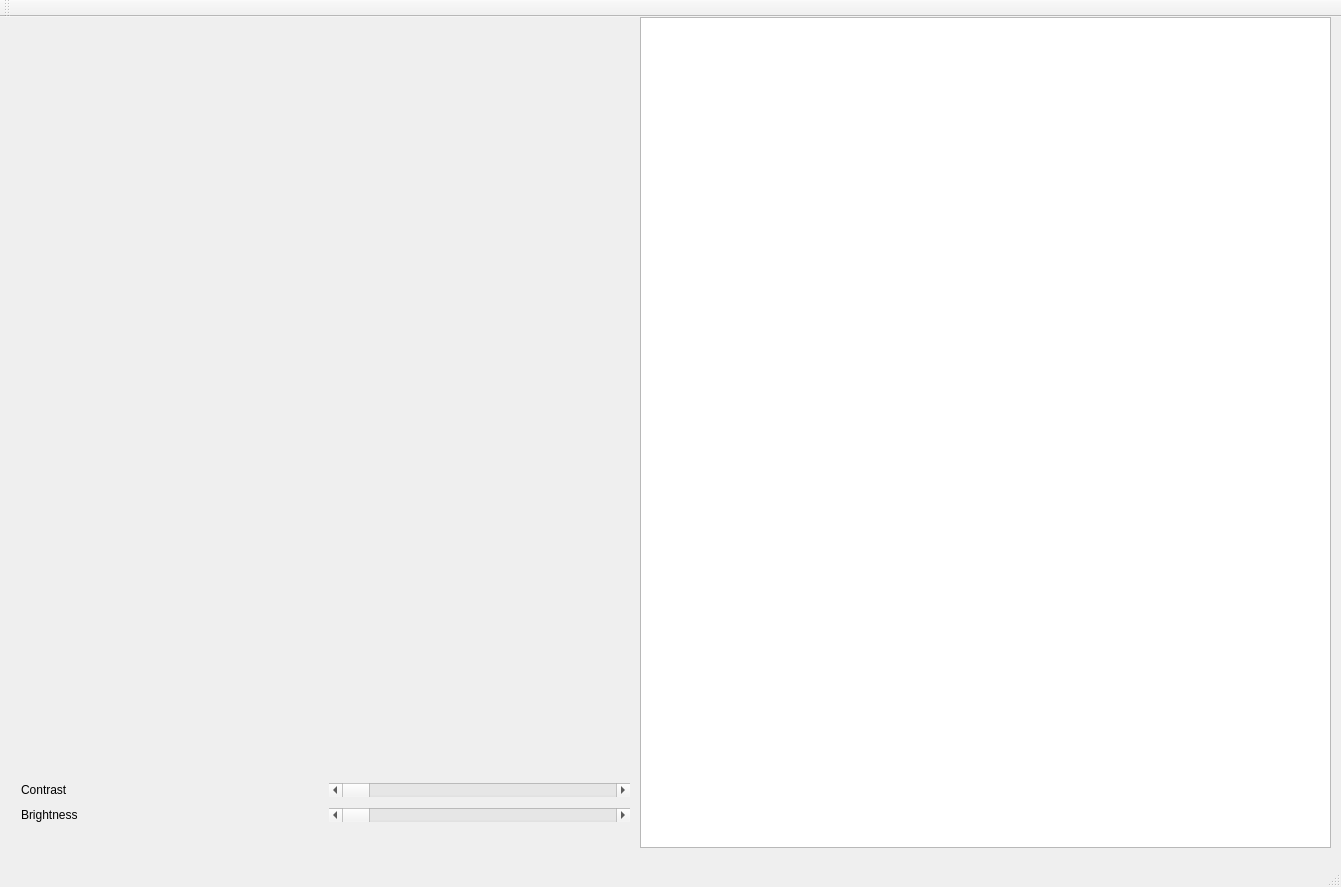
<?xml version="1.0" encoding="UTF-8"?>
<ui version="4.0">
 <class>MainWindow</class>
 <widget class="QMainWindow" name="MainWindow">
  <property name="geometry">
   <rect>
    <x>0</x>
    <y>0</y>
    <width>1341</width>
    <height>887</height>
   </rect>
  </property>
  <property name="windowTitle">
   <string>MainWindow</string>
  </property>
  <widget class="QWidget" name="centralWidget">
   <widget class="QCustomPlot" name="widget" native="true">
    <property name="geometry">
     <rect>
      <x>9</x>
      <y>-1</y>
      <width>631</width>
      <height>741</height>
     </rect>
    </property>
   </widget>
   <widget class="QGraphicsView" name="graphicsView">
    <property name="geometry">
     <rect>
      <x>640</x>
      <y>0</y>
      <width>691</width>
      <height>831</height>
     </rect>
    </property>
   </widget>
   <widget class="QWidget" name="layoutWidget">
    <property name="geometry">
     <rect>
      <x>10</x>
      <y>750</y>
      <width>631</width>
      <height>71</height>
     </rect>
    </property>
    <layout class="QVBoxLayout" name="verticalLayout">
     <item>
      <layout class="QHBoxLayout" name="horizontalLayout">
       <item>
        <widget class="QLabel" name="Contrast">
         <property name="text">
          <string>Contrast</string>
         </property>
        </widget>
       </item>
       <item>
        <widget class="QScrollBar" name="ContrastScrollBar">
         <property name="orientation">
          <enum>Qt::Horizontal</enum>
         </property>
        </widget>
       </item>
      </layout>
     </item>
     <item>
      <layout class="QHBoxLayout" name="horizontalLayout_2">
       <item>
        <widget class="QLabel" name="Brightness">
         <property name="text">
          <string>Brightness</string>
         </property>
        </widget>
       </item>
       <item>
        <widget class="QScrollBar" name="BrightnessScrollBar">
         <property name="orientation">
          <enum>Qt::Horizontal</enum>
         </property>
        </widget>
       </item>
      </layout>
     </item>
    </layout>
   </widget>
  </widget>
  <widget class="QMenuBar" name="menuBar">
   <property name="geometry">
    <rect>
     <x>0</x>
     <y>0</y>
     <width>1341</width>
     <height>21</height>
    </rect>
   </property>
  </widget>
  <widget class="QToolBar" name="mainToolBar">
   <attribute name="toolBarArea">
    <enum>TopToolBarArea</enum>
   </attribute>
   <attribute name="toolBarBreak">
    <bool>false</bool>
   </attribute>
  </widget>
  <widget class="QStatusBar" name="statusBar"/>
 </widget>
 <layoutdefault spacing="6" margin="11"/>
 <customwidgets>
  <customwidget>
   <class>QCustomPlot</class>
   <extends>QWidget</extends>
   <header location="global">qcustomplot.h</header>
   <container>1</container>
  </customwidget>
 </customwidgets>
 <resources/>
 <connections/>
</ui>
